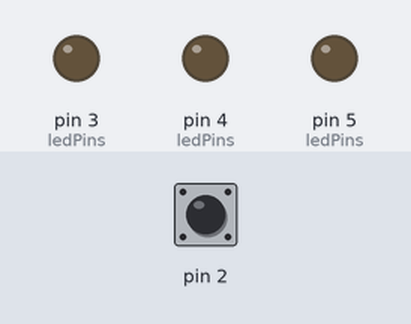
Simulated run of this sketch. Board: Arduino Uno, built with avr-gcc and run on an emulated ATmega328P. On the bench: output pins drawn as LEDs (lit = HIGH). Dashed ring = blinking. The test bench sets the inputs (shaded band); at power-on: pin 2 LOW.

Above: at 1.2 s.
1.3 s: pin 2 driven HIGH
At 2.98 s:
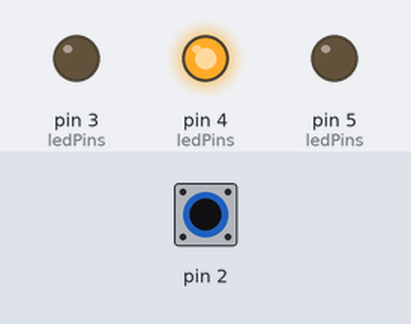
4.3 s: pin 2 pulsed LOW 5 times (0.12 s each, 0.3 s apart)
At 6.36 s:
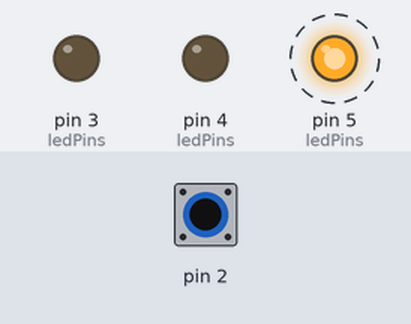
Timing chart, 0 to 14.8 s (numbered marks = the images above; inputs shaded):
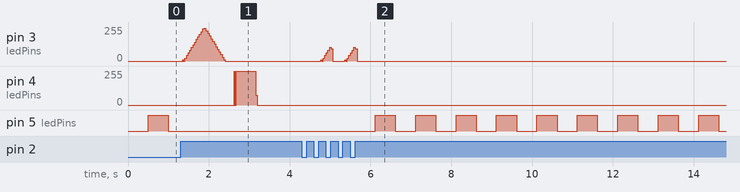

Measured:
- after the input at 1.3 s, pin 4 (ledPins): 0/255 → 254/255 after 1.3 s, → 255/255 0.18 s later, → 0/255 0.36 s later; pin 5 (ledPins): stops changing and stays LOW
- after the input at 4.3 s, pin 4 (ledPins): stops changing and stays 0/255; pin 5 (ledPins): alternates HIGH for 0.50 s and LOW for 0.50 s, starting after 1.8 s

The sketch:

LEDs_inputs_outputs.ino
```cpp
// Переменные для кнопки
int switchState = 0;
int lastSwitchState = 0;
bool isSequenceMode = false; // false - мигание синего, true - последовательность

// Переменные для мигания синего LED
unsigned long previousMillis = 0;
const long blinkInterval = 500;
bool blueLedState = false;

// Переменные для затухания
unsigned long fadeMillis = 0;
int fadeValue = 0;
int fadeStep = 5;
bool increasing = true;

int currentLED = 0; // 0 - желтый, 1 - красный, 2 - голубой
const long fadeInterval = 10;

void setup() {
  pinMode(3, OUTPUT); // Желтый
  pinMode(4, OUTPUT); // Красный
  pinMode(5, OUTPUT); // Голубой
  pinMode(2, INPUT);  // Кнопка
}

void loop() {
  switchState = digitalRead(2);

  // Детект нажатия кнопки (только при переходе с LOW на HIGH)
  if (switchState == HIGH && lastSwitchState == LOW) {
    isSequenceMode = !isSequenceMode; // Переключаем режим
    // Сброс переменных
    previousMillis = millis();
    fadeMillis = millis();
    fadeValue = 0;
    increasing = true;
    currentLED = 0;

    // Гасим все LED
    analogWrite(3, 0);
    analogWrite(4, 0);
    analogWrite(5, 0);

    delay(50); // Антидребезг
  }

  lastSwitchState = switchState;

  if (!isSequenceMode) {
    // Режим: мигание синего LED
    unsigned long currentMillis = millis();

    // Гасим другие LED
    analogWrite(3, 0);
    analogWrite(4, 0);

    if (currentMillis - previousMillis >= blinkInterval) {
      previousMillis = currentMillis;
      blueLedState = !blueLedState;
      digitalWrite(5, blueLedState ? HIGH : LOW);
    }
  } else {
    // Режим: плавное затухание LED по очереди
    unsigned long currentMillis = millis();

    // Гасим синий LED
    digitalWrite(5, LOW);

    if (currentMillis - fadeMillis >= fadeInterval) {
      fadeMillis = currentMillis;

      int ledPins[3] = {3, 4, 5};
      int activePin = ledPins[currentLED];

      if (increasing) {
        fadeValue += fadeStep;
        if (fadeValue >= 255) {
          fadeValue = 255;
          increasing = false; // Начинаем затухать
        }
      } else {
        fadeValue -= fadeStep;
        if (fadeValue <= 0) {
          fadeValue = 0;
          increasing = true;

          // Переход к следующему LED
          currentLED++;
          if (currentLED > 2) {
            currentLED = 0;
          }
        }
      }

      // Гасим все
      analogWrite(3, 0);
      analogWrite(4, 0);
      analogWrite(5, 0);

      // Управляем текущим LED
      analogWrite(activePin, fadeValue);
    }
  }
}
```
